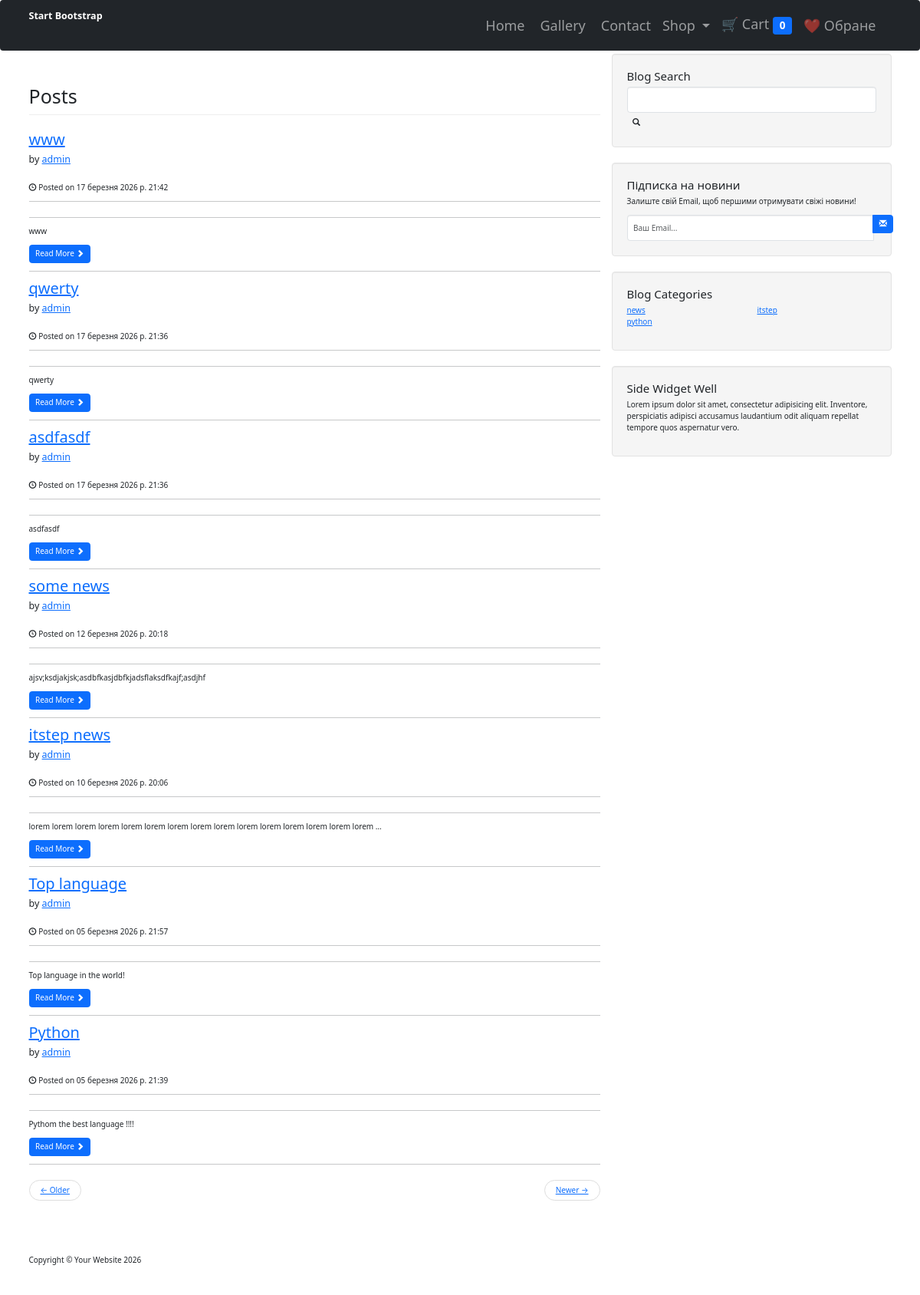
The page / on the database its author committed.
### blog/models.py (models this page shows, shortened)
class Post(models.Model):
    title = models.CharField(max_length=30, verbose_name="Заголовок")
    content = models.TextField(verbose_name="Опис")
    published_date = models.DateTimeField(auto_created=True, verbose_name="Дата публікації")
    category = models.ForeignKey(Category, on_delete=models.CASCADE, verbose_name="Категорія")
    user = models.ForeignKey(User, on_delete=models.CASCADE, verbose_name="Автор")
    image = models.URLField(default="https://soliloquywp.com/wp-content/uploads/2016/08/How-to-Set-a-Default-Featured-Image-in-WordPress.png")
    slug = models.SlugField(max_length=220,unique=True, db_index=True, blank=True)
    tags = models.ManyToManyField(Tag, blank=True, related_name="text", verbose_name="Tegs")
    class Meta:
        verbose_name = "Новина"
        verbose_name_plural = "Новини"

class Category(models.Model):
    name = models.CharField(max_length=30, verbose_name="Назва")
    slug = models.SlugField(max_length=120,unique=True, db_index=True)
    class Meta:
        verbose_name = "Категорія"
        verbose_name_plural = "Категорії"

### blog/views.py (the view)
# urls.py: path('', views.index, name="home"),
def index(request):
    posts = Post.objects.all().order_by("-published_date")
    context = {'posts': posts}
    context.update(get_categories())
    return render(request, "blog/index.html", context)

### blog/views.py (called while the page is built)
def get_categories():
    all = Category.objects.all()
    count = all.count()
    half = count / 2 + count % 2
    first_half = all[:half]
    second_half = all[half:]
    return {'cat_left': first_half, 'cat_right': second_half}

### shop/cart.py (called while the page is built)
    def __len__(self):
        return sum(item['quantity'] for item in self.cart.values())

### shop/context_processors.py (called while the page is built)
def categories_processor(request):
    return {
        'categories': Category.objects.all()
    }

def cart_processor(request):
    return {'cart': Cart(request)}

### templates/blog/index.html (shortened to what this page needs)
{% extends "layout/main_layout.html" %}
{% block 'content' %}
<h1 class="page-header"> Posts </h1>
{% for post in posts %}
        <h2>
            <a href="{% url 'post_detail' slug=post.slug %}">{{ post.title }}</a>
        </h2>
        <p class="lead">
            by <a href="#">{{ post.user }}</a>
        </p>
        <p><span class="glyphicon glyphicon-time"></span> Posted on {{ post.published_date }}</p>
        <hr>
        <hr>
        <p>{{ post.content|truncatewords:15 }}</p>
        <a class="btn btn-primary" href="{% url 'post_detail' slug=post.slug %}">Read More <span
                class="glyphicon glyphicon-chevron-right"></span></a>
        <hr>
{% endfor %}
<ul class="pager">
    <li class="previous">
        <a href="#">&larr; Older</a>
    </li>
    <li class="next">
        <a href="#">Newer &rarr;</a>
    </li>
</ul>
 {% endblock %}

### templates/layout/main_layout.html (shortened to what this page needs)
{% extends 'base.html' %}
{% load crispy_forms_tags %}
{% block main %}
<div class="container">
    <div class="row">
        <div class="col-md-8">
             {% block 'content' %} {% endblock %}
        </div>
        <div class="col-md-4">
            <div class="well">
                 <h4>Blog Search</h4>
                 <form action="{% url 'search' %}" method="GET">
                     <input type="search" name="query" class="form-control">
                     <span class="input-group-btn">
                         <button class="btn btn-default" type="submit">
                             <span class="glyphicon glyphicon-search"></span>
                         </button>
                     </span>
                 </form>
            </div>
            <div class="well">
                <h4>Підписка на новини</h4>
                <p>Залиште свій Email, щоб першими отримувати свіжі новини!</p>
                <form action="{% url 'subscribe' %}" method="post">
                    <div class="input-group">
                        <input type="email" name="email" class="form-control" placeholder="Ваш Email..." required>
                        <span class="input-group-btn">
                            <button class="btn btn-primary" type="submit">
                                <span class="glyphicon glyphicon-envelope"></span>
                            </button>
                        </span>
                    </div>
                </form>
            </div>
            <div class="well">
                <h4>Blog Categories</h4>
                <div class="row">
                    <div class="col-lg-6">
                        <ul class="list-unstyled">
                            {% for c in cat_left %}
                                 <li><a href="{% url 'category' slug=c.slug %}">{{ c.name }}</a></li>
                            {% endfor %}
                        </ul>
                    </div>
                    <div class="col-lg-6">
                          <ul class="list-unstyled">
                            {% for c in cat_right %}
                                 <li><a href="{% url 'category' slug=c.slug %}">{{ c.name }}</a></li>
                            {% endfor %}
                        </ul>
                    </div>
                </div>
            </div>
            <div class="well">
                <h4>Side Widget Well</h4>
                <p>Lorem ipsum dolor sit amet, consectetur adipisicing elit. Inventore, perspiciatis adipisci accusamus
                    laudantium odit aliquam repellat tempore quos aspernatur vero.</p>
            </div>
        </div>
    </div>
    <footer>
        <div class="row">
            <div class="col-lg-12">
                <p>Copyright &copy; Your Website 2026</p>
            </div>
        </div>
    </footer>
</div>
{% endblock %}

### templates/base.html (shortened to what this page needs)
<!DOCTYPE html>
<html lang="en">
<head>
    {% load static %}
    <link href="{% static 'blog/css/bootstrap.min.css' %}" rel="stylesheet">
    <link href="{% static 'blog/css/blog-home.css' %}" rel="stylesheet">
    <link href="https://cdn.jsdelivr.net/npm/bootstrap@5.3.2/dist/css/bootstrap.min.css" rel="stylesheet">
</head>
<body>
{% include 'components/navbar.html' %}
{% block main %} {% endblock %}
</body>
</html>

### templates/components/navbar.html (shortened to what this page needs)
<nav class="navbar navbar-expand-lg navbar-dark bg-dark fixed-top">
    <div class="container">
        <a class="navbar-brand fw-bold" href="{% url 'home' %}">
            Start Bootstrap
        </a>
        <div class="collapse navbar-collapse" id="navbarContent">
            <ul class="navbar-nav ms-auto align-items-lg-center">
                <li class="nav-item">
                    <a class="nav-link px-3" href="{% url 'home' %}">Home</a>
                </li>
                <li class="nav-item">
                    <a class="nav-link px-3" href="{% url 'gallery' %}">Gallery</a>
                </li>
                <li class="nav-item">
                    <a class="nav-link px-3" href="{% url 'contacts' %}">Contact</a>
                </li>
                <li class="nav-item dropdown">
                    <a class="nav-link dropdown-toggle"
                       href="#"
                       data-bs-toggle="dropdown">
                        Shop
                    </a>
                </li>
                <li class="nav-item">
                    <a class="nav-link px-3" href="{% url 'cart_detail' %}">
                        🛒 Cart <span class="badge bg-primary">{{ cart|length }}</span>
                    </a>
                </li>
                <li class="nav-item">
                    <a class="nav-link" href="{% url 'wishlist' %}">
                        ❤️ Обране
                    </a>
                </li>
            </ul>
        </div>
    </div>
</nav>

### static/blog/css/blog-home.css (style rules this page uses)
body { padding-top: 70px; }
footer { margin: 50px 0; }

### templates/components/navbar.html (style rules this page uses)
.navbar .nav-link { font-size: 18px; }

### rows shown on the page
Post: title "www", user "admin", published_date "17 березня 2026 р. 21:42", content "www"
Post: title "qwerty", user "admin", published_date "17 березня 2026 р. 21:36", content "qwerty"
Post: title "asdfasdf", user "admin", published_date "17 березня 2026 р. 21:36", content "asdfasdf"
Post: title "some news", user "admin", published_date "12 березня 2026 р. 20:18", content "ajsv;ksdjakjsk;asdbfkasjdbfkjadsflaksdfkajf;asdjhf"
Post: title "itstep news", user "admin", published_date "10 березня 2026 р. 20:06", content "lorem lorem lorem lorem lorem lorem lorem lorem lorem lorem lorem lorem lorem lorem lorem …"
Post: title "Top language", user "admin", published_date "05 березня 2026 р. 21:57", content "Top language in the world!"
Post: title "Python", user "admin", published_date "05 березня 2026 р. 21:39", content "Pythom the best language !!!!"
Category: name "news"
Category: name "python"
Category: name "itstep"

### other values the page prints
{{ cart|length }} "0"
